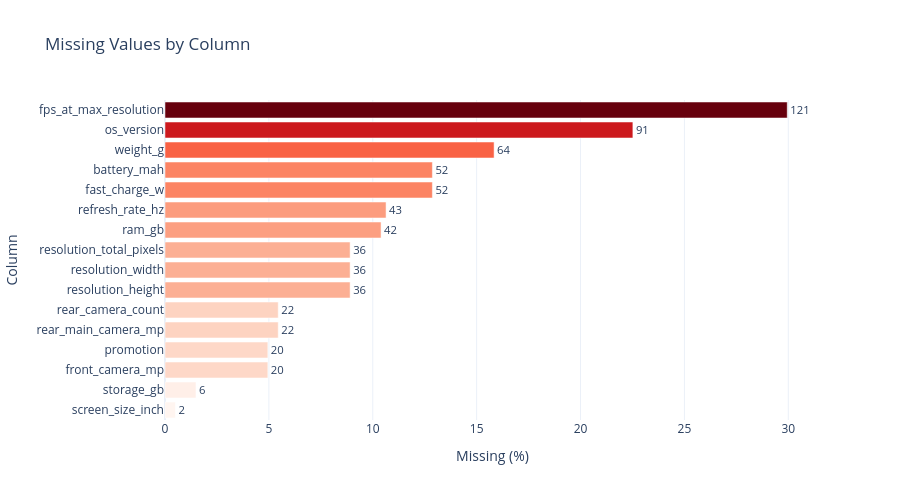

This figure's notebook cell:
### Code cell
# Interactive bar chart: missing rate (%) per column, sorted ascending
missing_df = (
    df.isna().sum()
    .reset_index()
    .rename(columns={"index": "column", 0: "missing_count"})
    .assign(missing_pct=lambda x: (x["missing_count"] / len(df) * 100).round(2))
    .query("missing_count > 0")
    .sort_values("missing_pct", ascending=True)
)

fig = px.bar(
    missing_df,
    x="missing_pct",
    y="column",
    orientation="h",
    text="missing_count",
    labels={"missing_pct": "Missing (%)", "column": "Column"},
    title="Missing Values by Column",
    color="missing_pct",
    color_continuous_scale="Reds",
)
fig.update_traces(textposition="outside")
fig.update_layout(coloraxis_showscale=False, height=500)
fig.show()

### Figure 1 — Plotly figure (JSON) as saved in the notebook; plotly's stock layout.template omitted (floating-point values rounded to 4 significant figures)
{"data": [{"hovertemplate": "Missing (%)=%{marker.color}<br>Column=%{y}<br>missing_count=%{text}<extra></extra>", "legendgroup": "", "marker": {"color": [0.5, 1.49, 4.95, 4.95, 5.45, 5.45, 8.91, 8.91, 8.91, 10.4, 10.64, 12.87, 12.87, 15.84, 22.52, 29.95], "coloraxis": "coloraxis", "pattern": {"shape": ""}}, "name": "", "orientation": "h", "showlegend": false, "text": [2.0, 6.0, 20.0, 20.0, 22.0, 22.0, 36.0, 36.0, 36.0, 42.0, 43.0, 52.0, 52.0, 64.0, 91.0, 121.0], "textposition": "outside", "type": "bar", "x": [0.5, 1.49, 4.95, 4.95, 5.45, 5.45, 8.91, 8.91, 8.91, 10.4, 10.64, 12.87, 12.87, 15.84, 22.52, 29.95], "xaxis": "x", "y": ["screen_size_inch", "storage_gb", "front_camera_mp", "promotion", "rear_main_camera_mp", "rear_camera_count", "resolution_height", "resolution_width", "resolution_total_pixels", "ram_gb", "refresh_rate_hz", "fast_charge_w", "battery_mah", "weight_g", "os_version", "fps_at_max_resolution"], "yaxis": "y"}], "layout": {"barmode": "relative", "coloraxis": {"colorbar": {"title": {"text": "Missing (%)"}}, "colorscale": [[0, "rgb(255,245,240)"], [0.125, "rgb(254,224,210)"], [0.25, "rgb(252,187,161)"], [0.375, "rgb(252,146,114)"], [0.5, "rgb(251,106,74)"], [0.625, "rgb(239,59,44)"], [0.75, "rgb(203,24,29)"], [0.875, "rgb(165,15,21)"], [1, "rgb(103,0,13)"]], "showscale": false}, "height": 500, "legend": {"tracegroupgap": 0}, "title": {"text": "Missing Values by Column"}, "xaxis": {"anchor": "y", "domain": [0, 1], "title": {"text": "Missing (%)"}}, "yaxis": {"anchor": "x", "domain": [0, 1], "title": {"text": "Column"}}}}
